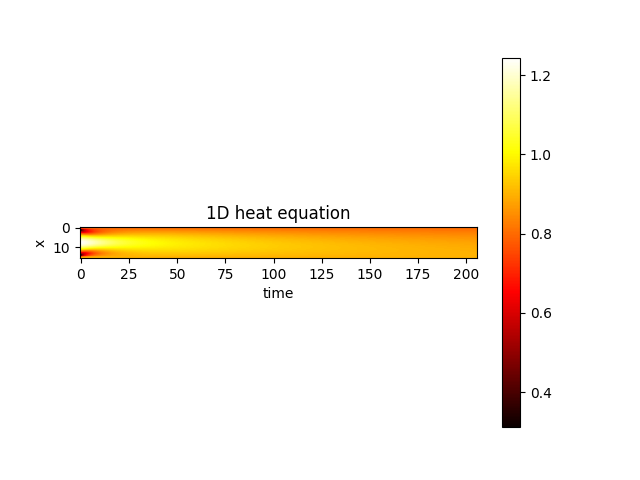

The Python source for this figure:
# Solve the 1D heat equation with initial and bondary conditions not used during the classes.
# Send the script and the figure.

import math
import numpy as np
import matplotlib.pyplot as plt

D, Nx, Nt, L, T = 1.0, 15, 205, 1.0, 0.2

t = np.linspace(0, T, num=Nt+1, dtype=float)
x = np.linspace(0, L, num=Nx+1, dtype=float)

dx = x[1] - x[0]
dt = t[1] - t[0]
r = D*dt/(dx*dx)

print(f'r = {r}')
assert r < 0.5

u = np.empty((Nx+1, Nt+1), dtype=float)

# initial condition, t = 0
u[:,0] = 5.3 * x * (1-x)

# boundary condition, x = 0 and x = L = 1
u[0,:] = 0.8
u[Nx,:] = 0.9

for j in range(Nt):
    u[1:-1,j+1] = r*u[:-2,j] + (1-2*r) * u[1:-1,j] + r*u[2:,j]


print(u)
plt.title('1D heat equation')
plt.xlabel('time')
plt.ylabel('x')
plt.imshow(u, cmap='hot', interpolation='hamming')

plt.colorbar()
plt.show()
plt.savefig("plot1.png") 
